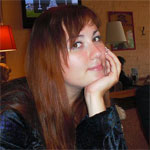
#> input picture media/images/authors/bezrukova.jpg, 150 x 150 px
$ python -i images.py   (imports and definitions only)   (older library calls are emulated)
#> lines starting #> are read from the running program, lines starting #| are printed output that depends on the picture
# -*- coding: utf-8 -*-
from PIL import Image

#СГЕНЕРИРОВАТЬ ТУМБ
def generate_thumb(input, size=(100, 100), output=None):
#> called with input = '../../media/images/authors/bezrukova.jpg', size = (100, 100)
	image = Image.open(input)
#> image is the input picture: PIL image 150x150 RGB; mean R, G, B 88.2, 59.4, 48.6

	if(not output):
		output = input+'_thumb'

	if image.mode not in ('L', 'RGB'):
		image = image.convert('RGB')

	box = image.size[0] > image.size[1] and image.size[1] or image.size[0]
#> box = 150

	image.crop((0, 0, box, box)).resize(size, Image.ANTIALIAS).save(output, image.format)
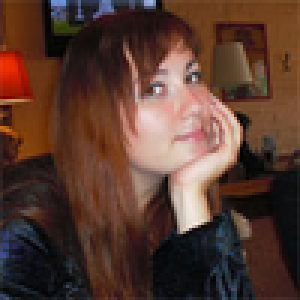
#> saved as bezrukova.jpg_thumb: PIL image 100x100 RGB (shown 3 times larger); mean R, G, B 88.1, 59.3, 48.5

	return output

#РЕСАЙЗИТЬ ВСЕ ИЗОБРАЖЕНИЯ
def resize(path, size=(600, 800)):
	image = Image.open(path)

	image.thumbnail(size, Image.ANTIALIAS)
	image.save(path, image.format)

	return True

>>> result = generate_thumb('../../media/images/authors/bezrukova.jpg')

$ run again, on media/images/authors/goncharova.jpg
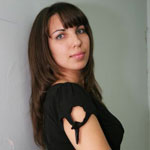
#> input picture media/images/authors/goncharova.jpg, 150 x 150 px
#> in generate_thumb, image is the input picture: PIL image 150x150 RGB; mean R, G, B 119.1, 112.3, 103
#> in generate_thumb, `image.crop((0, 0, box, box)).resize(size, Image.ANTIALIAS).save(output..`:
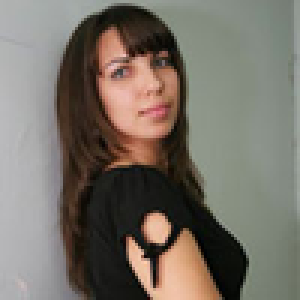
#> saved as goncharova.jpg_thumb: PIL image 100x100 RGB (shown 3 times larger); mean R, G, B 119.1, 112.3, 103

$ run again, on media/images/authors/megorskaya.jpg
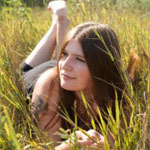
#> input picture media/images/authors/megorskaya.jpg, 150 x 150 px
#> in generate_thumb, image is the input picture: PIL image 150x150 RGB; mean R, G, B 146.2, 124.2, 78.5
#> in generate_thumb, `image.crop((0, 0, box, box)).resize(size, Image.ANTIALIAS).save(output..`:
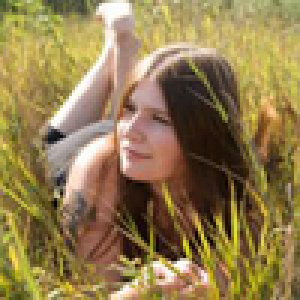
#> saved as megorskaya.jpg_thumb: PIL image 100x100 RGB (shown 3 times larger); mean R, G, B 146.1, 124.2, 78.6
